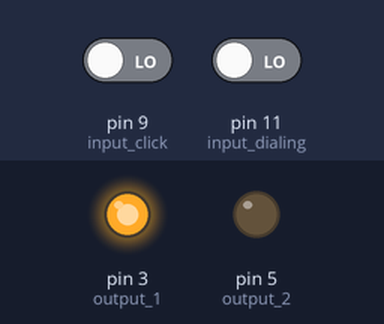
The sketch below on a simulated Arduino Uno, built with avr-gcc and run on an emulated ATmega328P. Shown: output pins drawn as LEDs (lit = HIGH). The test bench sets the inputs (shaded band); at power-on: pin 11 (input_dialing) LOW, pin 9 (input_click) LOW. What the sketch prints to the serial monitor is not drawn.

Above: at 1.8 s.
1.9 s: pin 11 (input_dialing) driven HIGH
At 3.2 s:
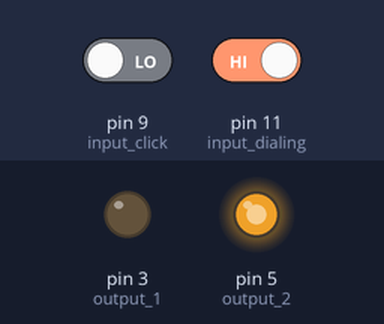
3.5 s: pin 11 (input_dialing) driven LOW
At 3.9 s:
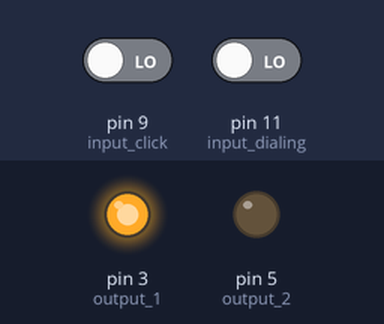
Timing chart, 0 to 6.5 s (numbered marks = the images above; inputs shaded):
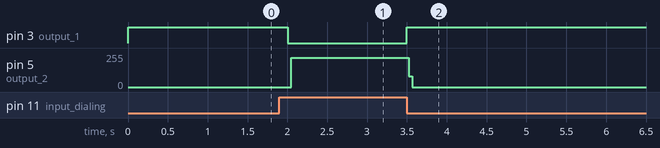

The sketch:

Dialer.ino
```cpp
  //define outputs
int output_1 = 3;
int output_2 = 5;

//define inputs
int input_dialing  = 11;
int input_click  = 9;

//this should actually wake the arduino from sleep
//int input_receiver = 5;

//testing and blinking
int delay_time = 500;
int debounce_time = 8;

//control globals
unsigned long time = millis();
unsigned long last_state_time = time;

//from phone
int dialing = 0;
int count = 0;

//state stack
int last_state = 1;
int state = 1;
int true_state = 1;

void setup () {
   pinMode(output_1, OUTPUT);
   pinMode(output_2, OUTPUT);
   pinMode(input_dialing, INPUT);
   pinMode(input_click, INPUT);
   Serial.begin(9600);

   //turn light on
   Serial.write(17);

   //FF
   Serial.write(12);
   delay(5); //rtfm
 }

void loop() {
  //check to see if we've started dialing
  //only start listening if user is actively dialing
  dialing = digitalRead(input_dialing);

  if (dialing) { //check for dialer to start
     green();

     time = millis();
     state = digitalRead(input_click);

     if (last_state_time + debounce_time <= time) { //check on interval
         //two in a row is good enough
         if (last_state == state) {
            //compare to true state
            if (true_state != state) {  //it changed!
               true_state = state;
               if (!true_state) {  //check for value to go low for "click"
                 count++;
               }
            }
         }

        last_state = state;
        last_state_time = time;
     }
    }
    else { //stopped dialing
      red();
      delay(delay_time);

      if (count) {
        Serial.println(count+0);

        int sound = count+219;

       Serial.write(sound);
        }

        //reset count
        count = 0;
      }
}

void red() {
  clear_led();
  digitalWrite(output_1, HIGH);
}

void clear_led() {
   digitalWrite(output_1, LOW);
   digitalWrite(output_2, LOW);
}

void green() {
  clear_led();
  digitalWrite(output_2, HIGH);
}

void amber() {
  clear_led();
  digitalWrite(output_1, HIGH);
  digitalWrite(output_2, HIGH);
}

/*
void note(pitch, duration, scale) {

}
*/
```

Measured:
- after the input at 1.9 s, pin 3 (output_1): HIGH → LOW after 0.11 s; pin 5 (output_2): 0/255 → 220/255 after 0.15 s
- after the input at 3.5 s, pin 3 (output_1): LOW → HIGH at once; pin 5 (output_2): 220/255 → 0/255 at once
